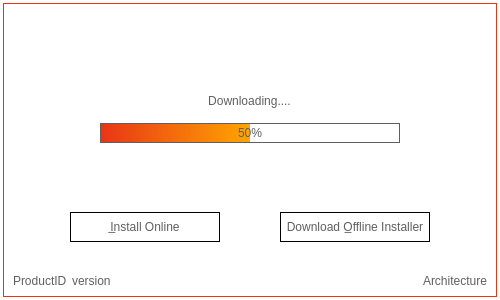
<?xml version="1.0" encoding="UTF-8"?>
<ui version="4.0">
 <class>MainWindow</class>
 <widget class="QMainWindow" name="MainWindow">
  <property name="windowModality">
   <enum>Qt::ApplicationModal</enum>
  </property>
  <property name="enabled">
   <bool>true</bool>
  </property>
  <property name="geometry">
   <rect>
    <x>0</x>
    <y>0</y>
    <width>500</width>
    <height>300</height>
   </rect>
  </property>
  <property name="minimumSize">
   <size>
    <width>500</width>
    <height>200</height>
   </size>
  </property>
  <property name="maximumSize">
   <size>
    <width>500</width>
    <height>400</height>
   </size>
  </property>
  <property name="windowTitle">
   <string>Microsoft Office Installer</string>
  </property>
  <property name="autoFillBackground">
   <bool>false</bool>
  </property>
  <property name="styleSheet">
   <string notr="true">#centralwidget {background: white}
#mainframe  {
	border: 1px solid rgb(233, 53, 22);
}</string>
  </property>
  <widget class="QWidget" name="centralwidget">
   <property name="styleSheet">
    <string notr="true"/>
   </property>
   <layout class="QGridLayout" name="gridLayout_2">
    <property name="leftMargin">
     <number>3</number>
    </property>
    <property name="topMargin">
     <number>3</number>
    </property>
    <property name="rightMargin">
     <number>3</number>
    </property>
    <property name="bottomMargin">
     <number>3</number>
    </property>
    <item row="1" column="1">
     <widget class="QFrame" name="mainframe">
      <property name="styleSheet">
       <string notr="true"/>
      </property>
      <property name="frameShape">
       <enum>QFrame::Box</enum>
      </property>
      <property name="frameShadow">
       <enum>QFrame::Plain</enum>
      </property>
      <property name="lineWidth">
       <number>1</number>
      </property>
      <layout class="QGridLayout" name="gridLayout_3">
       <property name="leftMargin">
        <number>0</number>
       </property>
       <property name="topMargin">
        <number>0</number>
       </property>
       <property name="rightMargin">
        <number>0</number>
       </property>
       <property name="bottomMargin">
        <number>0</number>
       </property>
       <property name="spacing">
        <number>0</number>
       </property>
       <item row="3" column="0">
        <widget class="QWidget" name="FooterGrid" native="true">
         <property name="minimumSize">
          <size>
           <width>0</width>
           <height>30</height>
          </size>
         </property>
         <property name="maximumSize">
          <size>
           <width>16777215</width>
           <height>30</height>
          </size>
         </property>
         <property name="styleSheet">
          <string notr="true">QLabel {
	font: 9pt &quot;Segoe UI&quot;;
	color: rgb(95, 95, 95)
}</string>
         </property>
         <layout class="QHBoxLayout" name="horizontalLayout_4">
          <property name="spacing">
           <number>0</number>
          </property>
          <property name="leftMargin">
           <number>9</number>
          </property>
          <property name="topMargin">
           <number>0</number>
          </property>
          <property name="rightMargin">
           <number>9</number>
          </property>
          <property name="bottomMargin">
           <number>0</number>
          </property>
          <item>
           <widget class="QLabel" name="ProductIDLabel">
            <property name="text">
             <string>ProductID</string>
            </property>
           </widget>
          </item>
          <item>
           <spacer name="horizontalSpacer_3">
            <property name="orientation">
             <enum>Qt::Horizontal</enum>
            </property>
            <property name="sizeType">
             <enum>QSizePolicy::Fixed</enum>
            </property>
            <property name="sizeHint" stdset="0">
             <size>
              <width>5</width>
              <height>20</height>
             </size>
            </property>
           </spacer>
          </item>
          <item>
           <widget class="QLabel" name="VersionLabel">
            <property name="text">
             <string>version</string>
            </property>
           </widget>
          </item>
          <item>
           <spacer name="horizontalSpacer_2">
            <property name="orientation">
             <enum>Qt::Horizontal</enum>
            </property>
            <property name="sizeHint" stdset="0">
             <size>
              <width>40</width>
              <height>20</height>
             </size>
            </property>
           </spacer>
          </item>
          <item>
           <widget class="QLabel" name="ArchitectureLabel">
            <property name="text">
             <string>Architecture</string>
            </property>
           </widget>
          </item>
         </layout>
        </widget>
       </item>
       <item row="0" column="0">
        <widget class="QWidget" name="HeaderGrid" native="true">
         <property name="minimumSize">
          <size>
           <width>0</width>
           <height>30</height>
          </size>
         </property>
         <property name="maximumSize">
          <size>
           <width>16777215</width>
           <height>30</height>
          </size>
         </property>
        </widget>
       </item>
       <item row="1" column="0">
        <widget class="QWidget" name="TitleGrid" native="true">
         <property name="minimumSize">
          <size>
           <width>0</width>
           <height>45</height>
          </size>
         </property>
         <property name="maximumSize">
          <size>
           <width>16777215</width>
           <height>45</height>
          </size>
         </property>
         <layout class="QGridLayout" name="gridLayout_9">
          <property name="leftMargin">
           <number>0</number>
          </property>
          <property name="topMargin">
           <number>0</number>
          </property>
          <property name="rightMargin">
           <number>0</number>
          </property>
          <property name="bottomMargin">
           <number>0</number>
          </property>
          <property name="verticalSpacing">
           <number>0</number>
          </property>
          <item row="0" column="0">
           <widget class="QWidget" name="widget_2" native="true">
            <layout class="QGridLayout" name="gridLayout_7">
             <property name="leftMargin">
              <number>25</number>
             </property>
             <property name="topMargin">
              <number>0</number>
             </property>
             <property name="rightMargin">
              <number>0</number>
             </property>
             <property name="bottomMargin">
              <number>0</number>
             </property>
             <property name="spacing">
              <number>0</number>
             </property>
             <item row="0" column="0">
              <widget class="QLabel" name="Logo">
               <property name="enabled">
                <bool>true</bool>
               </property>
               <property name="minimumSize">
                <size>
                 <width>153</width>
                 <height>33</height>
                </size>
               </property>
               <property name="maximumSize">
                <size>
                 <width>153</width>
                 <height>33</height>
                </size>
               </property>
               <property name="styleSheet">
                <string notr="true"/>
               </property>
               <property name="lineWidth">
                <number>0</number>
               </property>
               <property name="text">
                <string/>
               </property>
               <property name="pixmap">
                <pixmap resource="resources.qrc">:/icon/Image_Resources/logo.png</pixmap>
               </property>
               <property name="scaledContents">
                <bool>true</bool>
               </property>
               <property name="alignment">
                <set>Qt::AlignLeading|Qt::AlignLeft|Qt::AlignVCenter</set>
               </property>
               <property name="indent">
                <number>0</number>
               </property>
              </widget>
             </item>
            </layout>
           </widget>
          </item>
          <item row="0" column="1">
           <spacer name="horizontalSpacer">
            <property name="orientation">
             <enum>Qt::Horizontal</enum>
            </property>
            <property name="sizeHint" stdset="0">
             <size>
              <width>254</width>
              <height>20</height>
             </size>
            </property>
           </spacer>
          </item>
          <item row="0" column="2">
           <widget class="QWidget" name="widget" native="true">
            <property name="minimumSize">
             <size>
              <width>0</width>
              <height>0</height>
             </size>
            </property>
            <layout class="QGridLayout" name="gridLayout_8">
             <property name="leftMargin">
              <number>0</number>
             </property>
             <property name="topMargin">
              <number>0</number>
             </property>
             <property name="rightMargin">
              <number>25</number>
             </property>
             <property name="bottomMargin">
              <number>40</number>
             </property>
             <property name="horizontalSpacing">
              <number>0</number>
             </property>
             <item row="0" column="1">
              <widget class="QLabel" name="CloseButton">
               <property name="enabled">
                <bool>true</bool>
               </property>
               <property name="minimumSize">
                <size>
                 <width>15</width>
                 <height>15</height>
                </size>
               </property>
               <property name="maximumSize">
                <size>
                 <width>15</width>
                 <height>15</height>
                </size>
               </property>
               <property name="layoutDirection">
                <enum>Qt::LeftToRight</enum>
               </property>
               <property name="styleSheet">
                <string notr="true"/>
               </property>
               <property name="lineWidth">
                <number>0</number>
               </property>
               <property name="text">
                <string/>
               </property>
               <property name="pixmap">
                <pixmap resource="resources.qrc">:/icon/Image_Resources/close.png</pixmap>
               </property>
               <property name="scaledContents">
                <bool>true</bool>
               </property>
               <property name="alignment">
                <set>Qt::AlignCenter</set>
               </property>
               <property name="indent">
                <number>0</number>
               </property>
              </widget>
             </item>
            </layout>
           </widget>
          </item>
         </layout>
        </widget>
       </item>
       <item row="2" column="0">
        <widget class="QWidget" name="BodyGrid" native="true">
         <property name="maximumSize">
          <size>
           <width>16777215</width>
           <height>16777215</height>
          </size>
         </property>
         <property name="autoFillBackground">
          <bool>false</bool>
         </property>
         <layout class="QGridLayout" name="gridLayout_4">
          <property name="leftMargin">
           <number>0</number>
          </property>
          <property name="topMargin">
           <number>0</number>
          </property>
          <property name="rightMargin">
           <number>0</number>
          </property>
          <property name="bottomMargin">
           <number>0</number>
          </property>
          <property name="spacing">
           <number>0</number>
          </property>
          <item row="0" column="0">
           <widget class="QStackedWidget" name="stackedWidget">
            <property name="styleSheet">
             <string notr="true">#page {
	background-color: white;
}

#page_2 {
	background-color: white;
}</string>
            </property>
            <property name="currentIndex">
             <number>0</number>
            </property>
            <widget class="QWidget" name="DownloadPage">
             <property name="sizePolicy">
              <sizepolicy hsizetype="Preferred" vsizetype="Preferred">
               <horstretch>0</horstretch>
               <verstretch>0</verstretch>
              </sizepolicy>
             </property>
             <layout class="QVBoxLayout" name="verticalLayout_3">
              <property name="spacing">
               <number>0</number>
              </property>
              <property name="leftMargin">
               <number>0</number>
              </property>
              <property name="topMargin">
               <number>0</number>
              </property>
              <property name="rightMargin">
               <number>0</number>
              </property>
              <property name="bottomMargin">
               <number>0</number>
              </property>
              <item>
               <spacer name="verticalSpacer_7">
                <property name="orientation">
                 <enum>Qt::Vertical</enum>
                </property>
                <property name="sizeType">
                 <enum>QSizePolicy::Fixed</enum>
                </property>
                <property name="sizeHint" stdset="0">
                 <size>
                  <width>20</width>
                  <height>15</height>
                 </size>
                </property>
               </spacer>
              </item>
              <item alignment="Qt::AlignHCenter">
               <widget class="QLabel" name="MessageLabel">
                <property name="styleSheet">
                 <string notr="true">font: 600 24pt &quot;Segoe UI&quot;;
color: rgb(95, 95, 95)</string>
                </property>
                <property name="text">
                 <string>Downloading....</string>
                </property>
                <property name="alignment">
                 <set>Qt::AlignCenter</set>
                </property>
               </widget>
              </item>
              <item>
               <spacer name="progtopSpacer">
                <property name="orientation">
                 <enum>Qt::Vertical</enum>
                </property>
                <property name="sizeType">
                 <enum>QSizePolicy::Fixed</enum>
                </property>
                <property name="sizeHint" stdset="0">
                 <size>
                  <width>20</width>
                  <height>15</height>
                 </size>
                </property>
               </spacer>
              </item>
              <item alignment="Qt::AlignHCenter">
               <widget class="QProgressBar" name="progressBar">
                <property name="minimumSize">
                 <size>
                  <width>300</width>
                  <height>0</height>
                 </size>
                </property>
                <property name="maximumSize">
                 <size>
                  <width>16777215</width>
                  <height>20</height>
                 </size>
                </property>
                <property name="styleSheet">
                 <string notr="true">QProgressBar {
	border: 1px solid rgb(95, 95, 95);
	border-radius: 0px;
	background-color: white;
	text-align: center;
    color: rgb(95, 95, 95);
}

QProgressBar::chunk {
	background-color: qlineargradient(spread:pad, x1:0, y1:0, x2:1, y2:0, stop:0 rgb(233, 53, 22), stop:1 rgba(255, 165, 0, 255));
	border-radius: 0px;
}</string>
                </property>
                <property name="minimum">
                 <number>0</number>
                </property>
                <property name="maximum">
                 <number>100</number>
                </property>
                <property name="value">
                 <number>50</number>
                </property>
                <property name="textVisible">
                 <bool>true</bool>
                </property>
                <property name="orientation">
                 <enum>Qt::Horizontal</enum>
                </property>
                <property name="invertedAppearance">
                 <bool>false</bool>
                </property>
                <property name="textDirection">
                 <enum>QProgressBar::TopToBottom</enum>
                </property>
                <property name="format">
                 <string>%p%</string>
                </property>
               </widget>
              </item>
              <item>
               <spacer name="progbottomSpacer">
                <property name="orientation">
                 <enum>Qt::Vertical</enum>
                </property>
                <property name="sizeType">
                 <enum>QSizePolicy::MinimumExpanding</enum>
                </property>
                <property name="sizeHint" stdset="0">
                 <size>
                  <width>20</width>
                  <height>20</height>
                 </size>
                </property>
               </spacer>
              </item>
              <item alignment="Qt::AlignHCenter">
               <widget class="QWidget" name="widget_7" native="true">
                <property name="styleSheet">
                 <string notr="true">QPushButton {
	border: 1px solid black;
	font: 600 9pt &quot;Segoe UI&quot;;
	color: rgb(95, 95, 95)
}

QPushButton:hover {
	border: 1px solid black;
	color: rgb(95, 95, 95);
	background-color: rgb(205, 230, 247)
}

QPushButton:pressed {
	border: 1px solid black;
	color: rgb(95, 95, 95);
	background-color: rgb(146, 192, 224)
}</string>
                </property>
                <layout class="QGridLayout" name="gridLayout_5">
                 <property name="horizontalSpacing">
                  <number>60</number>
                 </property>
                 <property name="verticalSpacing">
                  <number>6</number>
                 </property>
                 <item row="0" column="0">
                  <widget class="QPushButton" name="ioButton">
                   <property name="enabled">
                    <bool>true</bool>
                   </property>
                   <property name="minimumSize">
                    <size>
                     <width>150</width>
                     <height>30</height>
                    </size>
                   </property>
                   <property name="cursor">
                    <cursorShape>ArrowCursor</cursorShape>
                   </property>
                   <property name="text">
                    <string>I̲nstall Online</string>
                   </property>
                   <property name="shortcut">
                    <string>I</string>
                   </property>
                  </widget>
                 </item>
                 <item row="0" column="1">
                  <widget class="QPushButton" name="doiButton">
                   <property name="minimumSize">
                    <size>
                     <width>150</width>
                     <height>30</height>
                    </size>
                   </property>
                   <property name="cursor">
                    <cursorShape>ArrowCursor</cursorShape>
                   </property>
                   <property name="text">
                    <string>Download O̲ffline Installer</string>
                   </property>
                   <property name="shortcut">
                    <string>O</string>
                   </property>
                   <property name="checkable">
                    <bool>false</bool>
                   </property>
                   <property name="flat">
                    <bool>false</bool>
                   </property>
                  </widget>
                 </item>
                </layout>
               </widget>
              </item>
              <item>
               <spacer name="verticalSpacer_4">
                <property name="orientation">
                 <enum>Qt::Vertical</enum>
                </property>
                <property name="sizeType">
                 <enum>QSizePolicy::Fixed</enum>
                </property>
                <property name="sizeHint" stdset="0">
                 <size>
                  <width>20</width>
                  <height>15</height>
                 </size>
                </property>
               </spacer>
              </item>
             </layout>
            </widget>
            <widget class="QWidget" name="SelectionPage">
             <property name="sizePolicy">
              <sizepolicy hsizetype="Ignored" vsizetype="Ignored">
               <horstretch>0</horstretch>
               <verstretch>0</verstretch>
              </sizepolicy>
             </property>
             <property name="styleSheet">
              <string notr="true">QPushButton {
	border: 1px solid black;
	text-align: center;
	font: 600 9pt &quot;Segoe UI&quot;;
	color: rgb(95, 95, 95)
}

QPushButton:hover {
	border: 1px solid black;
	color: rgb(95, 95, 95);
	background-color: rgb(205, 230, 247)
}

QPushButton:pressed {
	border: 1px solid black;
	color: rgb(95, 95, 95);
	background-color: rgb(146, 192, 224)
}</string>
             </property>
             <layout class="QVBoxLayout" name="verticalLayout_2">
              <property name="leftMargin">
               <number>0</number>
              </property>
              <property name="topMargin">
               <number>0</number>
              </property>
              <property name="rightMargin">
               <number>0</number>
              </property>
              <property name="bottomMargin">
               <number>0</number>
              </property>
              <item>
               <spacer name="verticalSpacer_3">
                <property name="orientation">
                 <enum>Qt::Vertical</enum>
                </property>
                <property name="sizeType">
                 <enum>QSizePolicy::Fixed</enum>
                </property>
                <property name="sizeHint" stdset="0">
                 <size>
                  <width>20</width>
                  <height>5</height>
                 </size>
                </property>
               </spacer>
              </item>
              <item alignment="Qt::AlignHCenter|Qt::AlignVCenter">
               <widget class="QWidget" name="appbutton" native="true">
                <property name="minimumSize">
                 <size>
                  <width>300</width>
                  <height>200</height>
                 </size>
                </property>
                <property name="maximumSize">
                 <size>
                  <width>250</width>
                  <height>200</height>
                 </size>
                </property>
                <property name="styleSheet">
                 <string notr="true"/>
                </property>
                <layout class="QVBoxLayout" name="verticalLayout">
                 <property name="spacing">
                  <number>0</number>
                 </property>
                 <property name="leftMargin">
                  <number>0</number>
                 </property>
                 <property name="topMargin">
                  <number>0</number>
                 </property>
                 <property name="rightMargin">
                  <number>0</number>
                 </property>
                 <property name="bottomMargin">
                  <number>0</number>
                 </property>
                 <item alignment="Qt::AlignHCenter|Qt::AlignVCenter">
                  <widget class="QWidget" name="app1" native="true">
                   <property name="minimumSize">
                    <size>
                     <width>195</width>
                     <height>0</height>
                    </size>
                   </property>
                   <property name="maximumSize">
                    <size>
                     <width>16777215</width>
                     <height>16777215</height>
                    </size>
                   </property>
                   <layout class="QHBoxLayout" name="horizontalLayout">
                    <property name="spacing">
                     <number>0</number>
                    </property>
                    <property name="leftMargin">
                     <number>0</number>
                    </property>
                    <property name="topMargin">
                     <number>0</number>
                    </property>
                    <property name="rightMargin">
                     <number>0</number>
                    </property>
                    <property name="bottomMargin">
                     <number>0</number>
                    </property>
                    <item alignment="Qt::AlignHCenter|Qt::AlignVCenter">
                     <widget class="QLabel" name="Access">
                      <property name="enabled">
                       <bool>true</bool>
                      </property>
                      <property name="minimumSize">
                       <size>
                        <width>50</width>
                        <height>50</height>
                       </size>
                      </property>
                      <property name="maximumSize">
                       <size>
                        <width>50</width>
                        <height>50</height>
                       </size>
                      </property>
                      <property name="styleSheet">
                       <string notr="true">border: 0px solid rgb(255, 165, 0);</string>
                      </property>
                      <property name="text">
                       <string/>
                      </property>
                      <property name="pixmap">
                       <pixmap resource="resources.qrc">:/icon/Image_Resources/access.png</pixmap>
                      </property>
                      <property name="scaledContents">
                       <bool>true</bool>
                      </property>
                      <property name="alignment">
                       <set>Qt::AlignCenter</set>
                      </property>
                      <property name="indent">
                       <number>-1</number>
                      </property>
                     </widget>
                    </item>
                    <item alignment="Qt::AlignHCenter|Qt::AlignVCenter">
                     <widget class="QLabel" name="Excel">
                      <property name="minimumSize">
                       <size>
                        <width>50</width>
                        <height>50</height>
                       </size>
                      </property>
                      <property name="maximumSize">
                       <size>
                        <width>50</width>
                        <height>50</height>
                       </size>
                      </property>
                      <property name="styleSheet">
                       <string notr="true">border: 0px solid rgb(255, 165, 0);</string>
                      </property>
                      <property name="text">
                       <string/>
                      </property>
                      <property name="pixmap">
                       <pixmap resource="resources.qrc">:/icon/Image_Resources/excel.png</pixmap>
                      </property>
                      <property name="scaledContents">
                       <bool>true</bool>
                      </property>
                      <property name="alignment">
                       <set>Qt::AlignCenter</set>
                      </property>
                     </widget>
                    </item>
                    <item alignment="Qt::AlignHCenter|Qt::AlignVCenter">
                     <widget class="QLabel" name="Lync">
                      <property name="minimumSize">
                       <size>
                        <width>50</width>
                        <height>50</height>
                       </size>
                      </property>
                      <property name="maximumSize">
                       <size>
                        <width>50</width>
                        <height>50</height>
                       </size>
                      </property>
                      <property name="styleSheet">
                       <string notr="true">border: 0px solid rgb(255, 165, 0);</string>
                      </property>
                      <property name="frameShadow">
                       <enum>QFrame::Plain</enum>
                      </property>
                      <property name="text">
                       <string/>
                      </property>
                      <property name="pixmap">
                       <pixmap resource="resources.qrc">:/icon/Image_Resources/lync.png</pixmap>
                      </property>
                      <property name="scaledContents">
                       <bool>true</bool>
                      </property>
                      <property name="alignment">
                       <set>Qt::AlignCenter</set>
                      </property>
                     </widget>
                    </item>
                   </layout>
                  </widget>
                 </item>
                 <item alignment="Qt::AlignHCenter|Qt::AlignVCenter">
                  <widget class="QWidget" name="app2" native="true">
                   <property name="minimumSize">
                    <size>
                     <width>260</width>
                     <height>0</height>
                    </size>
                   </property>
                   <property name="maximumSize">
                    <size>
                     <width>16777215</width>
                     <height>16777215</height>
                    </size>
                   </property>
                   <layout class="QHBoxLayout" name="horizontalLayout_2">
                    <property name="spacing">
                     <number>0</number>
                    </property>
                    <property name="leftMargin">
                     <number>0</number>
                    </property>
                    <property name="topMargin">
                     <number>0</number>
                    </property>
                    <property name="rightMargin">
                     <number>0</number>
                    </property>
                    <property name="bottomMargin">
                     <number>0</number>
                    </property>
                    <item alignment="Qt::AlignHCenter|Qt::AlignVCenter">
                     <widget class="QLabel" name="OneNote">
                      <property name="minimumSize">
                       <size>
                        <width>50</width>
                        <height>50</height>
                       </size>
                      </property>
                      <property name="maximumSize">
                       <size>
                        <width>50</width>
                        <height>50</height>
                       </size>
                      </property>
                      <property name="styleSheet">
                       <string notr="true">border: 0px solid rgb(255, 165, 0);</string>
                      </property>
                      <property name="text">
                       <string/>
                      </property>
                      <property name="pixmap">
                       <pixmap resource="resources.qrc">:/icon/Image_Resources/onenote.png</pixmap>
                      </property>
                      <property name="scaledContents">
                       <bool>true</bool>
                      </property>
                      <property name="alignment">
                       <set>Qt::AlignCenter</set>
                      </property>
                     </widget>
                    </item>
                    <item alignment="Qt::AlignHCenter|Qt::AlignVCenter">
                     <widget class="QLabel" name="Outlook">
                      <property name="minimumSize">
                       <size>
                        <width>50</width>
                        <height>50</height>
                       </size>
                      </property>
                      <property name="maximumSize">
                       <size>
                        <width>50</width>
                        <height>50</height>
                       </size>
                      </property>
                      <property name="styleSheet">
                       <string notr="true">border: 0px solid rgb(255, 165, 0);</string>
                      </property>
                      <property name="text">
                       <string/>
                      </property>
                      <property name="pixmap">
                       <pixmap resource="resources.qrc">:/icon/Image_Resources/outlook.png</pixmap>
                      </property>
                      <property name="scaledContents">
                       <bool>true</bool>
                      </property>
                      <property name="alignment">
                       <set>Qt::AlignCenter</set>
                      </property>
                     </widget>
                    </item>
                    <item alignment="Qt::AlignHCenter|Qt::AlignVCenter">
                     <widget class="QLabel" name="PowerPoint">
                      <property name="minimumSize">
                       <size>
                        <width>50</width>
                        <height>50</height>
                       </size>
                      </property>
                      <property name="maximumSize">
                       <size>
                        <width>50</width>
                        <height>50</height>
                       </size>
                      </property>
                      <property name="styleSheet">
                       <string notr="true">border: 0px solid rgb(255, 165, 0);</string>
                      </property>
                      <property name="text">
                       <string/>
                      </property>
                      <property name="pixmap">
                       <pixmap resource="resources.qrc">:/icon/Image_Resources/powerpoint.png</pixmap>
                      </property>
                      <property name="scaledContents">
                       <bool>true</bool>
                      </property>
                      <property name="alignment">
                       <set>Qt::AlignCenter</set>
                      </property>
                     </widget>
                    </item>
                   </layout>
                  </widget>
                 </item>
                 <item alignment="Qt::AlignHCenter|Qt::AlignVCenter">
                  <widget class="QWidget" name="app3" native="true">
                   <property name="minimumSize">
                    <size>
                     <width>130</width>
                     <height>0</height>
                    </size>
                   </property>
                   <property name="maximumSize">
                    <size>
                     <width>16777215</width>
                     <height>16777215</height>
                    </size>
                   </property>
                   <layout class="QHBoxLayout" name="horizontalLayout_3">
                    <property name="spacing">
                     <number>0</number>
                    </property>
                    <property name="leftMargin">
                     <number>0</number>
                    </property>
                    <property name="topMargin">
                     <number>0</number>
                    </property>
                    <property name="rightMargin">
                     <number>0</number>
                    </property>
                    <property name="bottomMargin">
                     <number>0</number>
                    </property>
                    <item alignment="Qt::AlignHCenter|Qt::AlignVCenter">
                     <widget class="QLabel" name="Publisher">
                      <property name="minimumSize">
                       <size>
                        <width>50</width>
                        <height>50</height>
                       </size>
                      </property>
                      <property name="maximumSize">
                       <size>
                        <width>50</width>
                        <height>50</height>
                       </size>
                      </property>
                      <property name="styleSheet">
                       <string notr="true">border: 0px solid rgb(255, 165, 0);</string>
                      </property>
                      <property name="text">
                       <string/>
                      </property>
                      <property name="pixmap">
                       <pixmap resource="resources.qrc">:/icon/Image_Resources/publisher.png</pixmap>
                      </property>
                      <property name="scaledContents">
                       <bool>true</bool>
                      </property>
                      <property name="alignment">
                       <set>Qt::AlignCenter</set>
                      </property>
                     </widget>
                    </item>
                    <item alignment="Qt::AlignHCenter|Qt::AlignVCenter">
                     <widget class="QLabel" name="Word">
                      <property name="minimumSize">
                       <size>
                        <width>50</width>
                        <height>50</height>
                       </size>
                      </property>
                      <property name="maximumSize">
                       <size>
                        <width>50</width>
                        <height>50</height>
                       </size>
                      </property>
                      <property name="styleSheet">
                       <string notr="true">border: 0px solid rgb(255, 165, 0);</string>
                      </property>
                      <property name="text">
                       <string/>
                      </property>
                      <property name="pixmap">
                       <pixmap resource="resources.qrc">:/icon/Image_Resources/word.png</pixmap>
                      </property>
                      <property name="scaledContents">
                       <bool>true</bool>
                      </property>
                      <property name="alignment">
                       <set>Qt::AlignCenter</set>
                      </property>
                     </widget>
                    </item>
                   </layout>
                  </widget>
                 </item>
                </layout>
               </widget>
              </item>
              <item>
               <spacer name="verticalSpacer_2">
                <property name="orientation">
                 <enum>Qt::Vertical</enum>
                </property>
                <property name="sizeType">
                 <enum>QSizePolicy::Expanding</enum>
                </property>
                <property name="sizeHint" stdset="0">
                 <size>
                  <width>20</width>
                  <height>1</height>
                 </size>
                </property>
               </spacer>
              </item>
              <item alignment="Qt::AlignHCenter|Qt::AlignVCenter">
               <widget class="QPushButton" name="installButton">
                <property name="enabled">
                 <bool>false</bool>
                </property>
                <property name="minimumSize">
                 <size>
                  <width>110</width>
                  <height>30</height>
                 </size>
                </property>
                <property name="maximumSize">
                 <size>
                  <width>110</width>
                  <height>30</height>
                 </size>
                </property>
                <property name="layoutDirection">
                 <enum>Qt::LeftToRight</enum>
                </property>
                <property name="text">
                 <string>I̲nstall</string>
                </property>
                <property name="shortcut">
                 <string>I</string>
                </property>
                <property name="flat">
                 <bool>true</bool>
                </property>
               </widget>
              </item>
              <item>
               <spacer name="verticalSpacer">
                <property name="orientation">
                 <enum>Qt::Vertical</enum>
                </property>
                <property name="sizeType">
                 <enum>QSizePolicy::Fixed</enum>
                </property>
                <property name="sizeHint" stdset="0">
                 <size>
                  <width>20</width>
                  <height>20</height>
                 </size>
                </property>
               </spacer>
              </item>
             </layout>
            </widget>
            <widget class="QWidget" name="proccessPage">
             <layout class="QVBoxLayout" name="verticalLayout_4">
              <property name="spacing">
               <number>0</number>
              </property>
              <property name="leftMargin">
               <number>0</number>
              </property>
              <property name="topMargin">
               <number>0</number>
              </property>
              <property name="rightMargin">
               <number>0</number>
              </property>
              <property name="bottomMargin">
               <number>0</number>
              </property>
              <item>
               <spacer name="verticalSpacer_8">
                <property name="orientation">
                 <enum>Qt::Vertical</enum>
                </property>
                <property name="sizeHint" stdset="0">
                 <size>
                  <width>20</width>
                  <height>40</height>
                 </size>
                </property>
               </spacer>
              </item>
              <item>
               <widget class="QLabel" name="TextLabel">
                <property name="maximumSize">
                 <size>
                  <width>16777215</width>
                  <height>50</height>
                 </size>
                </property>
                <property name="styleSheet">
                 <string notr="true">font: 600 24pt &quot;Segoe UI&quot;;
color: rgb(95, 95, 95)</string>
                </property>
                <property name="text">
                 <string>Preparing installation...</string>
                </property>
                <property name="alignment">
                 <set>Qt::AlignCenter</set>
                </property>
               </widget>
              </item>
              <item>
               <spacer name="verticalSpacer_6">
                <property name="orientation">
                 <enum>Qt::Vertical</enum>
                </property>
                <property name="sizeType">
                 <enum>QSizePolicy::Fixed</enum>
                </property>
                <property name="sizeHint" stdset="0">
                 <size>
                  <width>20</width>
                  <height>5</height>
                 </size>
                </property>
               </spacer>
              </item>
              <item>
               <widget class="QLabel" name="TextLabel_2">
                <property name="minimumSize">
                 <size>
                  <width>0</width>
                  <height>0</height>
                 </size>
                </property>
                <property name="maximumSize">
                 <size>
                  <width>16777215</width>
                  <height>30</height>
                 </size>
                </property>
                <property name="styleSheet">
                 <string notr="true">font:  12pt &quot;Segoe UI&quot;;
color: rgb(95, 95, 95)</string>
                </property>
                <property name="text">
                 <string>This may take a moment.</string>
                </property>
                <property name="alignment">
                 <set>Qt::AlignCenter</set>
                </property>
               </widget>
              </item>
              <item>
               <spacer name="verticalSpacer_5">
                <property name="orientation">
                 <enum>Qt::Vertical</enum>
                </property>
                <property name="sizeHint" stdset="0">
                 <size>
                  <width>20</width>
                  <height>40</height>
                 </size>
                </property>
               </spacer>
              </item>
             </layout>
            </widget>
           </widget>
          </item>
         </layout>
        </widget>
       </item>
      </layout>
     </widget>
    </item>
   </layout>
  </widget>
 </widget>
 <resources>
  <include location="resources.qrc"/>
 </resources>
 <connections/>
</ui>
